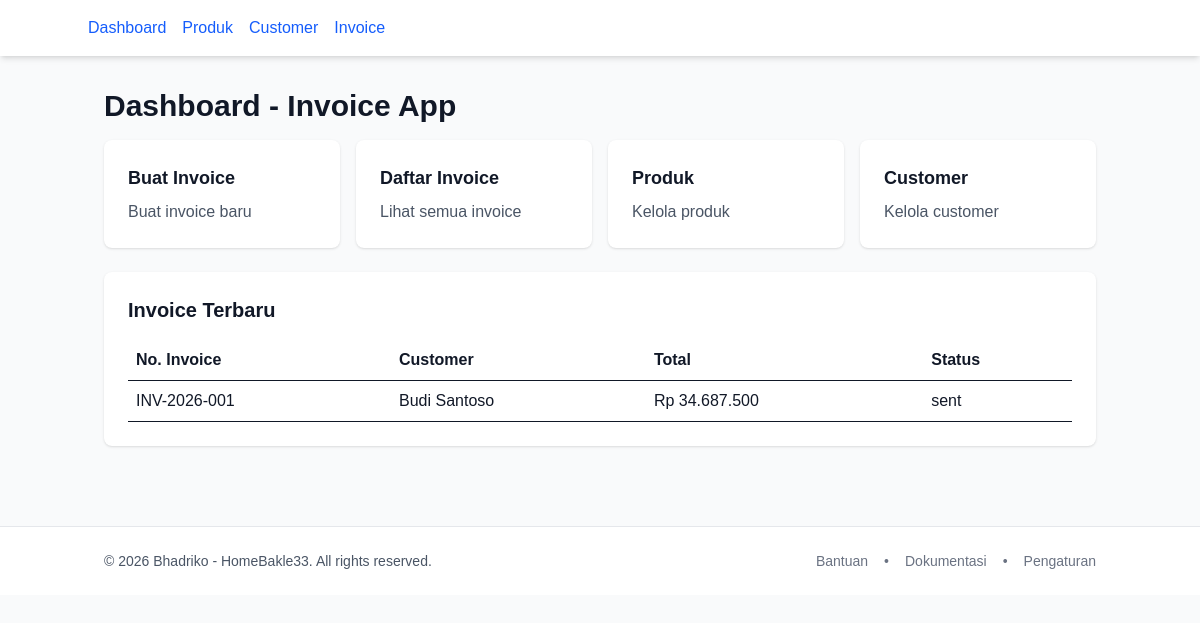
The page /index-simple.php on the database its author committed.
### tables this page shows
CREATE TABLE IF NOT EXISTS `invoices` (
  `id` int(11) NOT NULL AUTO_INCREMENT,
  `invoice_number` varchar(50) NOT NULL,
  `customer_id` int(11) DEFAULT NULL,
  `customer_name` varchar(255) NOT NULL,
  `customer_company` varchar(255) DEFAULT NULL,
  `customer_email` varchar(255) DEFAULT NULL,
  `customer_phone` varchar(50) DEFAULT NULL,
  `customer_address` text DEFAULT NULL,
  `customer_city` varchar(100) DEFAULT NULL,
  `customer_tax_id` varchar(50) DEFAULT NULL,
  `invoice_date` date NOT NULL,
  `due_date` date DEFAULT NULL,
  `subtotal` decimal(15,2) NOT NULL DEFAULT 0.00,
  `discount_type` enum('percentage','fixed') DEFAULT NULL,
  `discount_value` decimal(15,2) DEFAULT 0.00,
  `discount_amount` decimal(15,2) DEFAULT 0.00,
  `tax_rate` decimal(5,2) DEFAULT 0.00 COMMENT 'PPN dalam persen',
  `tax_amount` decimal(15,2) DEFAULT 0.00,
  `total` decimal(15,2) NOT NULL DEFAULT 0.00,
  `paid_amount` decimal(15,2) DEFAULT 0.00,
  `status` enum('draft','sent','paid','partial','overdue','cancelled') NOT NULL DEFAULT 'draft',
  `payment_method` varchar(100) DEFAULT NULL,
  `payment_date` date DEFAULT NULL,
  `notes` text DEFAULT NULL,
  `terms` text DEFAULT NULL COMMENT 'Syarat & ketentuan',
  `created_by` int(11) DEFAULT NULL,
  `created_at` timestamp NOT NULL DEFAULT CURRENT_TIMESTAMP,
  `updated_at` timestamp NOT NULL DEFAULT CURRENT_TIMESTAMP ON UPDATE CURRENT_TIMESTAMP,
  PRIMARY KEY (`id`),
  UNIQUE KEY `invoice_number` (`invoice_number`),
  KEY `customer_id` (`customer_id`),
  KEY `invoice_date` (`invoice_date`),
  KEY `status` (`status`),
  CONSTRAINT `fk_invoices_customer` FOREIGN KEY (`customer_id`) REFERENCES `customers` (`id`) ON DELETE SET NULL
);

### index-simple.php (the view, shortened to what this page needs)
<?php
require_once 'includes/header-simple.php';
?>
<h1 class="text-3xl font-bold mb-4">Dashboard - Invoice App</h1>
<div class="grid grid-cols-1 md:grid-cols-2 lg:grid-cols-4 gap-4">
    <a href="page/invoices/create.php" class="bg-white p-6 rounded-lg shadow hover:shadow-lg">
        <h3 class="text-lg font-bold mb-2">Buat Invoice</h3>
        <p class="text-gray-600">Buat invoice baru</p>
    </a>
    <a href="page/invoices/list.php" class="bg-white p-6 rounded-lg shadow hover:shadow-lg">
        <h3 class="text-lg font-bold mb-2">Daftar Invoice</h3>
        <p class="text-gray-600">Lihat semua invoice</p>
    </a>
    <a href="page/products/list.php" class="bg-white p-6 rounded-lg shadow hover:shadow-lg">
        <h3 class="text-lg font-bold mb-2">Produk</h3>
        <p class="text-gray-600">Kelola produk</p>
    </a>
    <a href="page/customers/list.php" class="bg-white p-6 rounded-lg shadow hover:shadow-lg">
        <h3 class="text-lg font-bold mb-2">Customer</h3>
        <p class="text-gray-600">Kelola customer</p>
    </a>
</div>
<div class="bg-white p-6 rounded-lg shadow mt-6">
    <h2 class="text-xl font-bold mb-4">Invoice Terbaru</h2>
    <?php
    try {
        $stmt = $db->query("SELECT * FROM view_invoice_summary ORDER BY invoice_date DESC LIMIT 5");
        $invoices = $stmt->fetchAll();
        if (empty($invoices)) {
            echo '<p class="text-gray-500">Belum ada invoice</p>';
        } else {
            echo '<table class="w-full">';
            echo '<thead><tr class="border-b">';
            echo '<th class="text-left p-2">No. Invoice</th>';
            echo '<th class="text-left p-2">Customer</th>';
            echo '<th class="text-left p-2">Total</th>';
            echo '<th class="text-left p-2">Status</th>';
            echo '</tr></thead>';
            echo '<tbody>';
            foreach ($invoices as $inv) {
                echo '<tr class="border-b">';
                echo '<td class="p-2">' . htmlspecialchars($inv['invoice_number']) . '</td>';
                echo '<td class="p-2">' . htmlspecialchars($inv['customer_name']) . '</td>';
                echo '<td class="p-2">Rp ' . number_format($inv['total'], 0, ',', '.') . '</td>';
                echo '<td class="p-2">' . htmlspecialchars($inv['status']) . '</td>';
                echo '</tr>';
            }
            echo '</tbody></table>';
        }
    } catch (Exception $e) {
        echo '<p class="text-red-500">Error: ' . $e->getMessage() . '</p>';
    }
    ?>
</div>
<?php require_once 'includes/footer.php'; ?>

### includes/header-simple.php (style rules this page uses)
body { font-family: Arial, sans-serif; }

### rows shown on the page
invoices: invoice_number "INV-2026-001", customer_name "Budi Santoso", total "34.687.500", status "sent"
